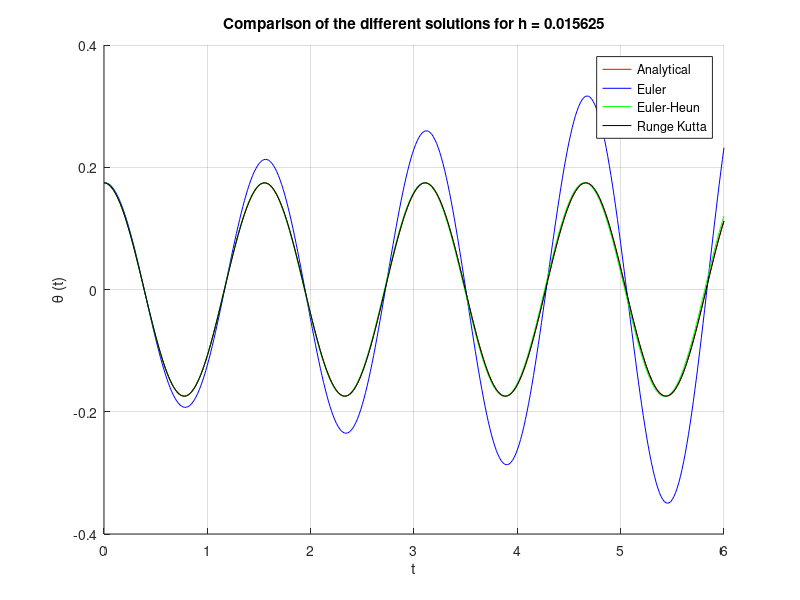
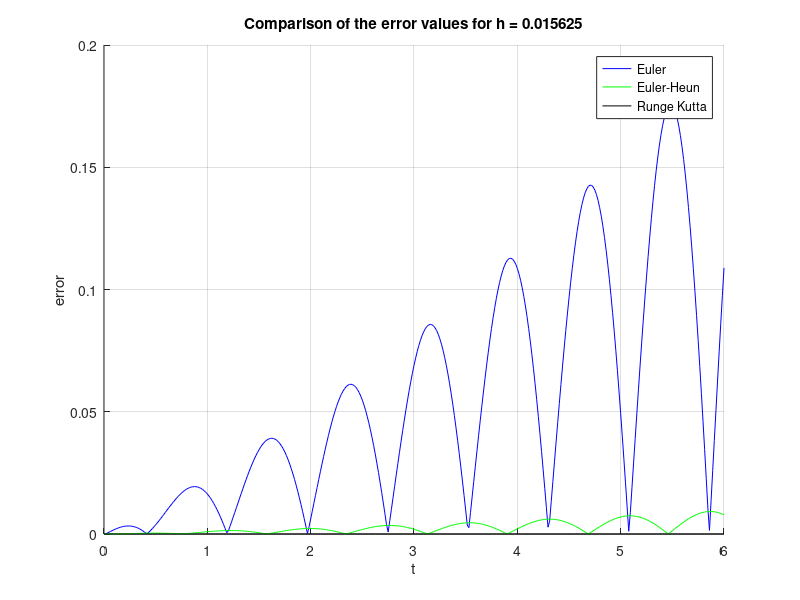
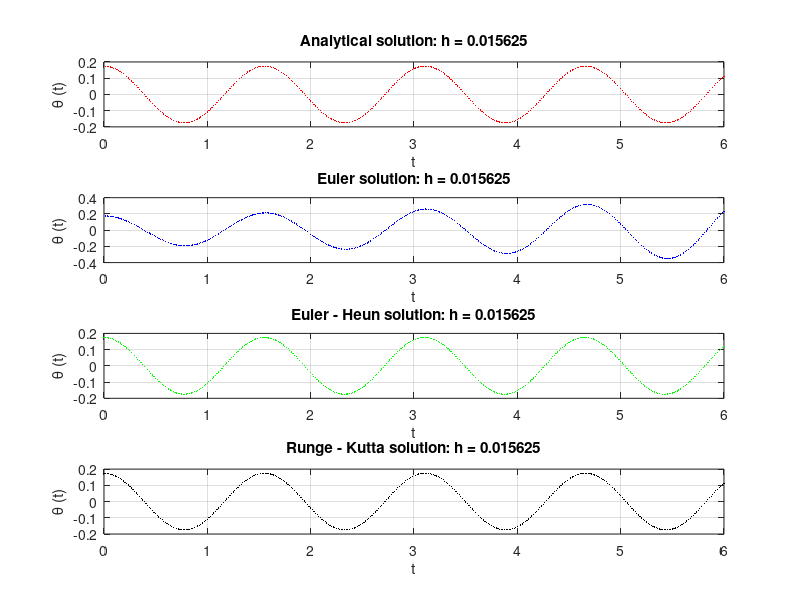

Recreate these plots in MATLAB, in order.
clear all 
close all
clc

% This code contains the implementation of Euler, Euler-Heun and
% Runge-Kutta methods of numerical solutions to differential equations.

for j = 3
%% 1 gegevens en analytische oplossing
l = 0.6; g = 9.81; 
h = 1/(4^j); t = 0:h:6; theta = (pi/18)*cos(sqrt(g/l)*t);


%% 2 Euler
thetaE = [pi/18]; phiE = [0]; errorsE = [0];
for i = 1:length(t)-1
    phiE(i+1) = phiE(i) + h*(-g/l)*(thetaE(i));
    thetaE(i+1) = thetaE(i) + h*(phiE(i));
    
    errorsE(i+1) = abs(thetaE(i) - theta(i));
end

%% 3 Euler-Heun
thetaEH = [pi/18]; phiEH = [0]; errorsEH = [0];
for i = 1:length(t)-1
    phiEH(i+1)  = phiEH(i) + (h/2)*( (-g/l)*(thetaEH(i)) + (-g/l)*(thetaE(i+1)) );
    thetaEH(i+1) = theta(i) + (h/2)*( (phiEH(i)) + phiE(i+1));
    
    errorsEH(i+1) = abs(thetaEH(i) - theta(i));
end

%% 4 Runge - Kutta
thetaRK = [pi/18]; phiRK = [0]; errorsRK = [0];
for i = 1: (length(t) - 1)
    k1ph = h*( (-g/l)*thetaRK(i) );
    k1th = h*( phiRK(i) );
    
    k2ph = h*( (-g/l)*(thetaRK(i) + k1th/2) );
    k2th = h*( phiRK(i) + k1ph/2 );
    
    k3ph = h*( (-g/l)*(thetaRK(i) + k1th/4 + k2th/4) );
    k3th = h*( phiRK(i) + k1ph/4 + k2ph/4 );
    
    k4ph = h*( (-g/l)*(thetaRK(i) - k2th + 2*k3th) );
    k4th = h*( phiRK(i) - k2ph + 2*k3ph );
    
    phiRK(i+1) = phiRK(i)  + (1/6)*( k1ph + 4*k3ph + k4ph );
    thetaRK(i+1) = thetaRK(i) + (1/6)*( k1th + 4*k3th + k4th );
    
    errorsRK(i+1) = abs(thetaRK(i) - theta(i));
end

%% Plots
h1 = figure(1)

subplot(4,1,1)
plot(t, theta, '.r', 'Markersize', 1)
grid on
title(['Analytical solution: h = ' num2str(h)])
xlabel('t')
ylabel('\theta (t)')

subplot(4,1,2)
plot(t, thetaE,'.b', 'Markersize', 1)
grid on
title(['Euler solution: h = ' num2str(h)])
xlabel('t')
ylabel('\theta (t)')

subplot(4,1,3)
plot(t, thetaEH,'.g', 'Markersize', 1)
grid on
title(['Euler - Heun solution: h = ' num2str(h)])
xlabel('t')
ylabel('\theta (t)')

subplot(4,1,4)
plot(t, thetaRK,'.k', 'Markersize', 1)
grid on
title(['Runge - Kutta solution: h = ' num2str(h)])
xlabel('t')
ylabel('\theta (t)')

h2 = figure(2)
hold on
plot(t, theta,  'r', 'Markersize', 1)
plot(t, thetaE, 'b', 'Markersize', 1)
plot(t, thetaEH,'g', 'Markersize', 1)
plot(t, thetaRK,'k', 'Markersize', 1)
hold off
grid on 
title(['Comparison of the different solutions for h = ' num2str(h)])
legend('Analytical', 'Euler', 'Euler-Heun', 'Runge Kutta')
xlabel('t')
ylabel('\theta (t)')

h3 = figure(3)
hold on 
plot(t, errorsE, 'b', 'Markersize', 1)
plot(t, errorsEH,'g', 'Markersize', 1)
plot(t, errorsRK,'k', 'Markersize', 1)
hold off
grid on 
title(['Comparison of the error values for h = ' num2str(h)])
legend('Euler', 'Euler-Heun', 'Runge Kutta')
xlabel('t')
ylabel('error')

print (h2, '-djpeg', ['Comparison of the different solutions for h = ' num2str(h) '.jpeg']);
print (h3, '-djpeg', ['Comparison of the different error values for h = ' num2str(h) '.jpeg']);

end

